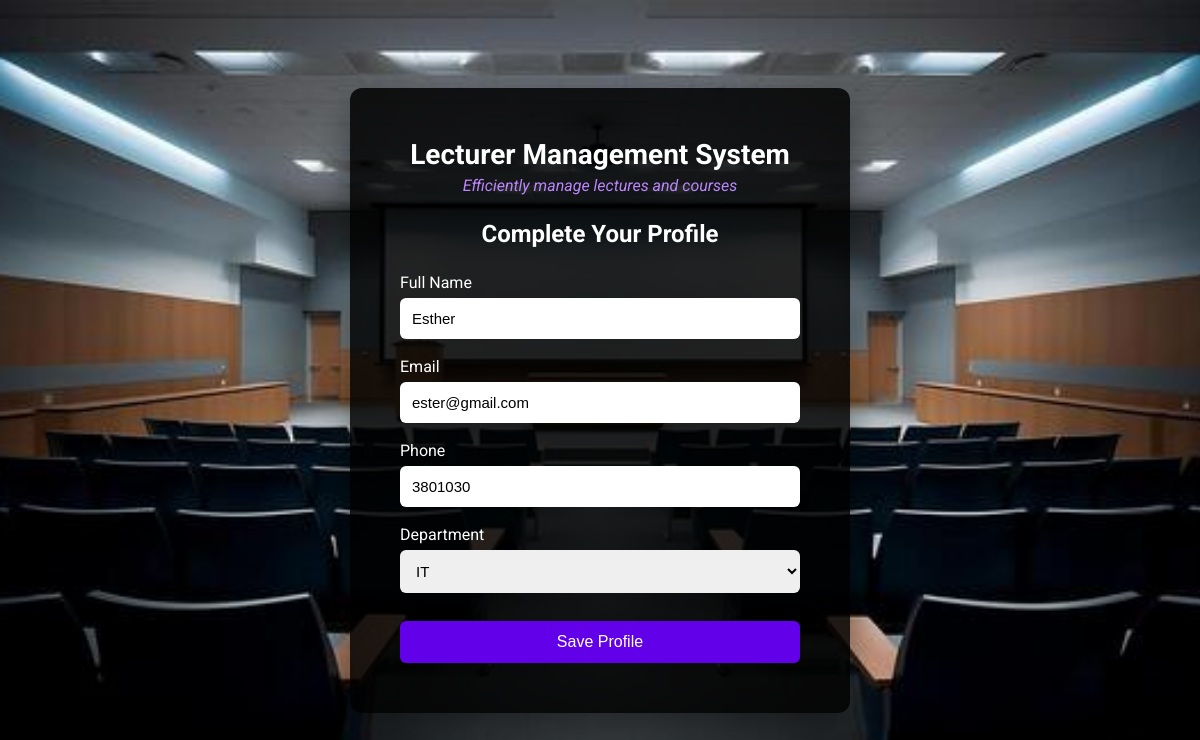
Page /complete_profile (signed in) on the committed database.
### app.py (models this page shows)
class Lecturer(db.Model):
    id = db.Column(db.Integer, primary_key=True)
    user_id = db.Column(db.Integer, db.ForeignKey('user.id'), nullable=False)
    department_id = db.Column(db.Integer, db.ForeignKey('department.id'), nullable=False)
    name = db.Column(db.String(150), nullable=False)
    email = db.Column(db.String(150), unique=True, nullable=False)
    phone = db.Column(db.String(20))
    courses = db.relationship('Course', backref='lecturer', lazy=True)
    leaves = db.relationship('Leave', backref='lecturer', lazy=True)

class Department(db.Model):
    id = db.Column(db.Integer, primary_key=True)
    name = db.Column(db.String(150), unique=True, nullable=False)
    description = db.Column(db.Text)
    lecturers = db.relationship('Lecturer', backref='department', lazy=True)
    students = db.relationship('Student', backref='department', lazy=True)
    courses = db.relationship('Course', backref='department', lazy=True)

### app.py (the view, shortened to what this page needs)
@app.route("/complete_profile", methods=["GET", "POST"])
@login_required
def complete_profile():
    lecturer = Lecturer.query.filter_by(user_id=current_user.id).first()
    departments = Department.query.all()
    return render_template("complete_profile.html", lecturer=lecturer, departments=departments)

### app.py (called while the page is built)
@login_manager.user_loader
def load_user(user_id):
    return User.query.get(int(user_id))

### templates/complete_profile.html (shortened to what this page needs)
<!DOCTYPE html>
<html lang="en">
<head>
</head>
<body>
<div class="wrapper">
    <div class="form-section">
        <div class="project-header">
            <div class="project-title">Lecturer Management System</div>
            <div class="project-subtitle"><i>Efficiently manage lectures and courses</i></div>
        </div>
        <h2>Complete Your Profile</h2>
        <form method="POST">
            <div class="form-group">
                <label>Full Name</label>
                <input type="text" name="name" value="{{ lecturer.name if lecturer else '' }}" required>
            </div>
            <div class="form-group">
                <label>Email</label>
                <input type="email" name="email" value="{{ lecturer.email if lecturer else '' }}" required>
            </div>
            <div class="form-group">
                <label>Phone</label>
                <input type="text" name="phone" value="{{ lecturer.phone if lecturer else '' }}">
            </div>
            <div class="form-group">
                <label>Department</label>
                <select name="department_id" required>
                    {% for dept in departments %}
                        <option value="{{ dept.id }}" {% if lecturer and lecturer.department_id == dept.id %}selected{% endif %}>{{ dept.name }}</option>
                    {% endfor %}
                </select>
            </div>
            <button type="submit">Save Profile</button>
        </form>
    </div>
</div>
</body>
</html>

### templates/complete_profile.html (style rules this page uses)
body { font-family: 'Roboto', sans-serif; margin: 0; padding: 0; background: url(/static/image/login_bg.jpg) no-repeat center center fixed; background-size: cover; display: flex; justify-content: center; align-items: center; height: 100vh; color: white; }
.wrapper { width: 500px; max-width: 95%; background: rgba(0, 0, 0, 0.85); border-radius: 12px; overflow: hidden; box-shadow: 0 15px 40px rgba(0,0,0,0.5); position: relative; }
.form-section { width: 100%; padding: 50px; box-sizing: border-box; text-align: center; }
.project-title { font-size: 28px; font-weight: 700; margin-bottom: 5px; }
.project-subtitle { font-size: 16px; color: #bb86fc; margin-bottom: 25px; }
h2 { margin-bottom: 25px; }
.form-group { margin-bottom: 18px; text-align: left; }
label { display: block; margin-bottom: 6px; }
input, select { width: 100%; padding: 12px; border: none; border-radius: 6px; font-size: 15px; box-sizing: border-box; }
button { width: 100%; padding: 12px; border: none; border-radius: 6px; background: #6200ea; color: white; font-size: 16px; cursor: pointer; margin-top: 10px; }

### rows in the picture
Lecturer: name "Esther", email "ester@gmail.com", phone "3801030", department_id "IT"
